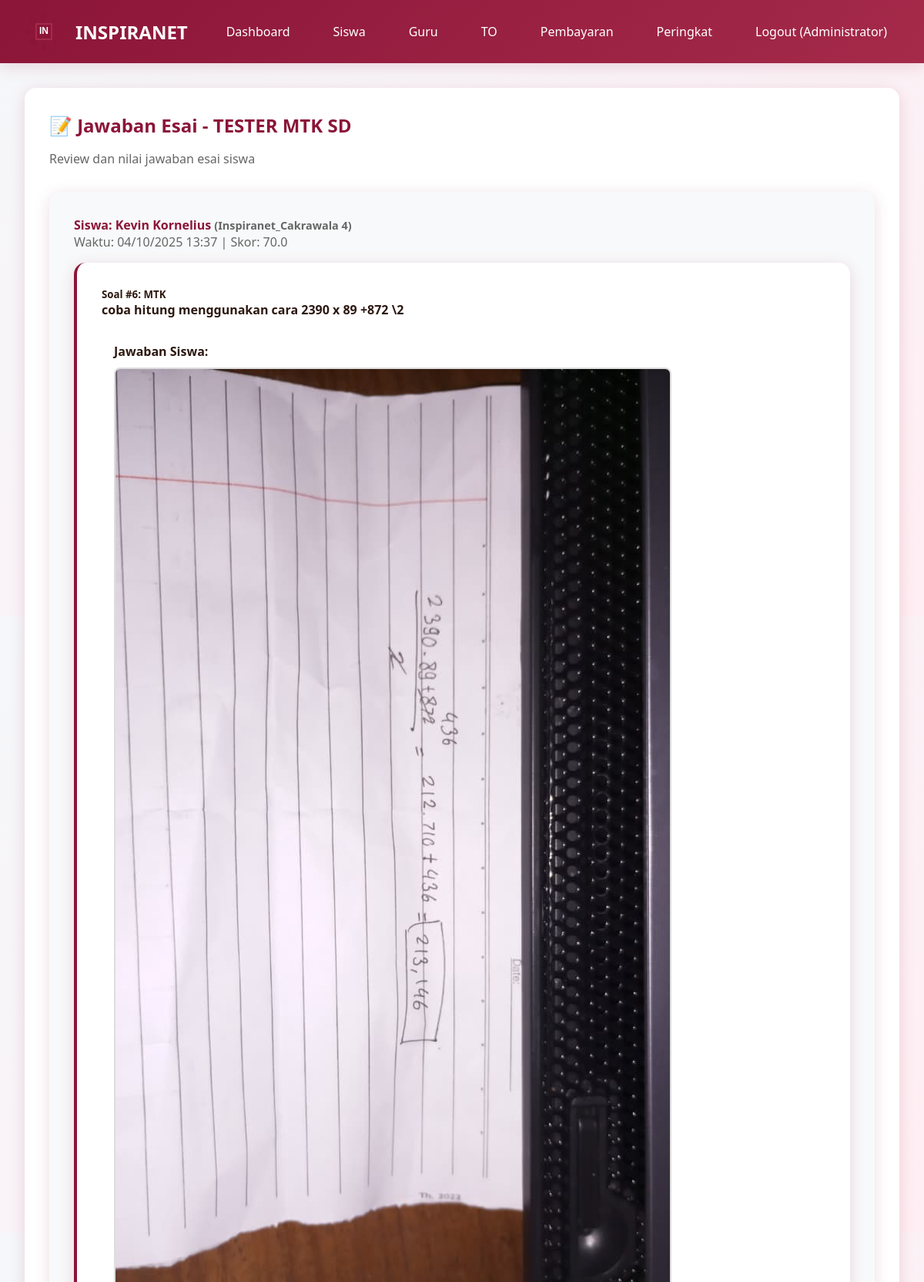
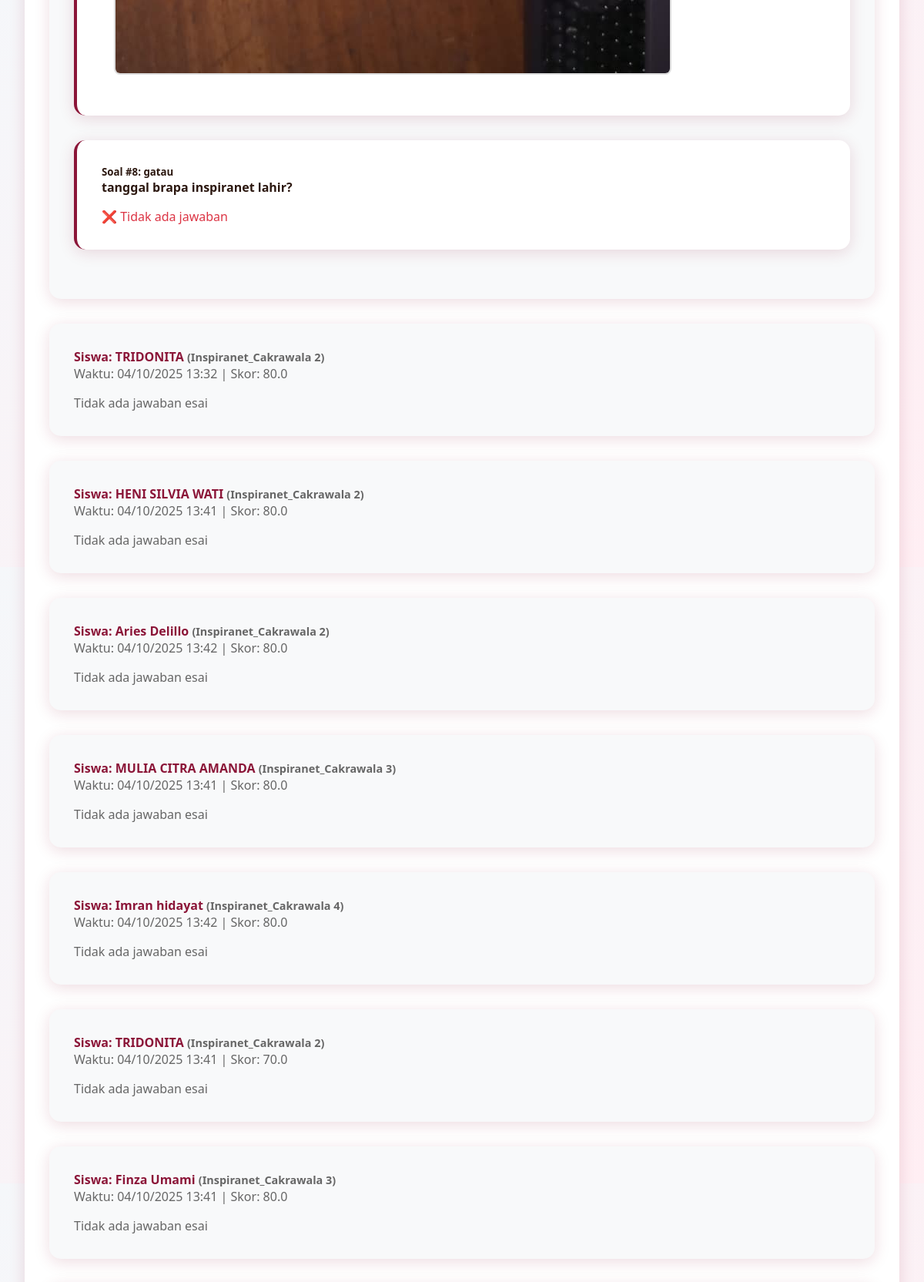
Page /admin/exams/1/essay_answers (signed in, upper part) on the committed database (2 pictures, top to bottom).
### models.py (models this page shows, shortened)
class User(UserMixin, db.Model):
    __tablename__ = 'users'
    id = db.Column(db.Integer, primary_key=True)
    email = db.Column(db.String(120), unique=True, nullable=False)
    password_hash = db.Column(db.String(255), nullable=False)
    full_name = db.Column(db.String(100), nullable=False)
    role = db.Column(db.String(20), nullable=False, default='student')
    inspira_branch = db.Column(db.String(50), nullable=True)
    class_level = db.Column(db.String(20), nullable=True)
    school_name = db.Column(db.String(150), nullable=True)
    phone_number = db.Column(db.String(20), nullable=True)
    profile_photo = db.Column(db.String(255), nullable=True)
    created_at = db.Column(db.DateTime, default=datetime.utcnow)
    exam_attempts = db.relationship('ExamAttempt', backref='user', lazy=True, cascade='all, delete-orphan')
    payments = db.relationship('Payment', backref='user', lazy=True, cascade='all, delete-orphan')
    leaderboard_entries = db.relationship('Leaderboard', backref='user', lazy=True, cascade='all, delete-orphan')

class Exam(db.Model):
    __tablename__ = 'exams'
    id = db.Column(db.Integer, primary_key=True)
    title = db.Column(db.String(200), nullable=False)
    description = db.Column(db.Text, nullable=True)
    duration_minutes = db.Column(db.Integer, nullable=False, default=120)
    total_questions = db.Column(db.Integer, nullable=False, default=0)
    is_premium = db.Column(db.Boolean, default=False)
    price = db.Column(db.Integer, default=0)
    is_active = db.Column(db.Boolean, default=True)
    created_by = db.Column(db.Integer, db.ForeignKey('users.id'), nullable=False)
    created_at = db.Column(db.DateTime, default=datetime.utcnow)
    questions = db.relationship('Question', backref='exam', lazy=True, cascade='all, delete-orphan')
    attempts = db.relationship('ExamAttempt', backref='exam', lazy=True, cascade='all, delete-orphan')
    payments = db.relationship('Payment', backref='exam', lazy=True, cascade='all, delete-orphan')
    leaderboard_entries = db.relationship('Leaderboard', backref='exam', lazy=True, cascade='all, delete-orphan')

class ExamAttempt(db.Model):
    __tablename__ = 'exam_attempts'
    id = db.Column(db.Integer, primary_key=True)
    user_id = db.Column(db.Integer, db.ForeignKey('users.id'), nullable=False)
    exam_id = db.Column(db.Integer, db.ForeignKey('exams.id'), nullable=False)
    started_at = db.Column(db.DateTime, default=datetime.utcnow)
    finished_at = db.Column(db.DateTime, nullable=True)
    total_score = db.Column(db.Float, default=0)
    is_completed = db.Column(db.Boolean, default=False)
    answers = db.Column(db.Text, nullable=True)
    essay_answers = db.Column(db.Text, nullable=True)
    cheating_warnings = db.Column(db.Integer, default=0)

class Question(db.Model):
    __tablename__ = 'questions'
    id = db.Column(db.Integer, primary_key=True)
    exam_id = db.Column(db.Integer, db.ForeignKey('exams.id'), nullable=False)
    question_type = db.Column(db.String(20), nullable=False)
    category = db.Column(db.String(100), nullable=True)
    question_text = db.Column(db.Text, nullable=False)
    option_a = db.Column(db.Text, nullable=True)
    option_b = db.Column(db.Text, nullable=True)
    option_c = db.Column(db.Text, nullable=True)
    option_d = db.Column(db.Text, nullable=True)
    option_e = db.Column(db.Text, nullable=True)
    correct_answer = db.Column(db.String(10), nullable=True)
    question_order = db.Column(db.Integer, nullable=False)
    points = db.Column(db.Integer, default=1)

### app.py (the view)
@app.route('/admin/exams/<int:exam_id>/essay_answers')
@login_required
def admin_view_essay_answers(exam_id):
    if current_user.role not in ['admin', 'teacher']:
        flash('Akses ditolak!', 'danger')
        return redirect(url_for('index'))
    exam = Exam.query.get_or_404(exam_id)
    attempts = ExamAttempt.query.filter_by(exam_id=exam_id, is_completed=True).all()
    essay_questions = Question.query.filter_by(exam_id=exam_id, question_type='essay').all()
    return render_template('essay_answers.html',
                         exam=exam,
                         attempts=attempts,
                         essay_questions=essay_questions)

### app.py (called while the page is built)
@app.template_filter('from_json')
def from_json_filter(value):
    if value:
        return json.loads(value)
    return {}

@login_manager.user_loader
def load_user(user_id):
    return User.query.get(int(user_id))

@app.before_request
def ensure_db():
    if not hasattr(app, '_db_initialized'):
        app._db_initialized = True
        init_database()

### templates/essay_answers.html (shortened to what this page needs)
{% extends "base.html" %}
{% block content %}
<div class="card">
    <h2 style="color: var(--primary-color);">📝 Jawaban Esai - {{ exam.title }}</h2>
    <p style="color: #666; margin-bottom: 2rem;">Review dan nilai jawaban esai siswa</p>
    {% if not essay_questions %}
    <div class="alert alert-info">
        <strong>ℹ️ Info:</strong> Tidak ada soal esai pada ujian ini.
    </div>
    {% else %}
    {% for attempt in attempts %}
    <div class="card" style="margin-bottom: 2rem; background: #f8f9fa;">
        <h4 style="color: var(--primary-color);">
            Siswa: {{ attempt.user.full_name }}
            <span style="font-size: 0.9rem; color: #666;">({{ attempt.user.inspira_branch }})</span>
        </h4>
        <p style="color: #666;">
            Waktu: {{ attempt.finished_at.strftime('%d/%m/%Y %H:%M') if attempt.finished_at else 'Belum selesai' }} |
            Skor: {{ attempt.total_score }}
        </p>
        {% if attempt.essay_answers %}
        {% set essay_dict = attempt.essay_answers|from_json %}
        {% for question in essay_questions %}
        <div class="question-card" style="margin-top: 1rem;">
            <h5>Soal #{{ question.question_order }}: {{ question.category }}</h5>
            <p><strong>{{ question.question_text }}</strong></p>
            {% if essay_dict.get(question.id|string) %}
            <div style="margin-top: 1rem; padding: 1rem; background: white; border-radius: 8px;">
                <p><strong>Jawaban Siswa:</strong></p>
                <img src="{{ url_for('uploaded_file', filename='answers/' + essay_dict.get(question.id|string)) }}"
                     style="max-width: 100%; border: 2px solid #ddd; border-radius: 8px; margin-top: 10px;">
            </div>
            {% else %}
            <p style="color: #dc3545; margin-top: 1rem;">❌ Tidak ada jawaban</p>
            {% endif %}
        </div>
        {% endfor %}
        {% else %}
        <p style="color: #666; margin-top: 1rem;">Tidak ada jawaban esai</p>
        {% endif %}
    </div>
    {% endfor %}
    {% endif %}
</div>
{% endblock %}

### templates/base.html (shortened to what this page needs)
<!DOCTYPE html>
<html lang="id">
<head>
    <link rel="stylesheet" href="{{ url_for('static', filename='css/style.css') }}">
</head>
<body>
    <nav class="navbar">
        <div class="container">
            <a href="{{ url_for('index') }}" class="navbar-brand">
                <div id="logo-animation" class="logo-container"></div>
                <span>INSPIRANET</span>
            </a>
            <ul class="navbar-nav" id="navbarMenu">
                {% if current_user.is_authenticated %}
                    {% if current_user.role == 'admin' %}
                        <li><a href="{{ url_for('admin_dashboard') }}" onclick="closeMobileMenu()">Dashboard</a></li>
                        <li><a href="{{ url_for('admin_students') }}" onclick="closeMobileMenu()">Siswa</a></li>
                        <li><a href="{{ url_for('admin_teachers') }}" onclick="closeMobileMenu()">Guru</a></li>
                        <li><a href="{{ url_for('admin_exams') }}" onclick="closeMobileMenu()">TO</a></li>
                        <li><a href="{{ url_for('admin_payments') }}" onclick="closeMobileMenu()">Pembayaran</a></li>
                    {% else %}
                        <li><a href="{{ url_for('student_dashboard') }}" onclick="closeMobileMenu()">Dashboard</a></li>
                        <li><a href="{{ url_for('student_exams') }}" onclick="closeMobileMenu()">Daftar TO</a></li>
                    {% endif %}
                    <li><a href="{{ url_for('all_leaderboards') }}" onclick="closeMobileMenu()">Peringkat</a></li>
                    <li><a href="{{ url_for('logout') }}" onclick="closeMobileMenu()">Logout ({{ current_user.full_name }})</a></li>
                {% else %}
                    <li><a href="{{ url_for('login') }}" onclick="closeMobileMenu()">Login</a></li>
                    <li><a href="{{ url_for('register') }}" onclick="closeMobileMenu()">Daftar</a></li>
                {% endif %}
            </ul>
        </div>
    </nav>
    <div class="container">
        {% block content %}{% endblock %}
    </div>
</body>
</html>

### static/css/style.css (style rules this page uses)
:root { --primary-color: #8B1538; --secondary-color: #A52A4A; --dark-color: #4A0E1F; --light-color: #FFE5EC; --text-dark: #2C1810; --text-light: #FFFFFF; --shadow: 0 4px 20px rgba(139, 21, 56, 0.15); }
* { margin: 0; padding: 0; box-sizing: border-box; }
body { font-family: 'Segoe UI', Tahoma, Geneva, Verdana, sans-serif; background: linear-gradient(135deg, #f5f7fa 0%, #ffeef3 100%); color: var(--text-dark); min-height: 100vh; }
.navbar { background: linear-gradient(135deg, var(--primary-color) 0%, var(--secondary-color) 100%); padding: 1rem 0; box-shadow: var(--shadow); position: sticky; top: 0; z-index: 1000; }
.navbar .container { max-width: 1200px; margin: 0 auto; padding: 0 2rem; display: flex; justify-content: space-between; align-items: center; }
.navbar-brand { display: flex; align-items: center; gap: 1rem; color: var(--text-light); text-decoration: none; font-size: 1.5rem; font-weight: bold; }
.logo-container { position: relative; width: 50px; height: 50px; }
.navbar-nav { display: flex; gap: 1.5rem; list-style: none; align-items: center; }
.navbar-nav a { color: var(--text-light); text-decoration: none; padding: 0.5rem 1rem; border-radius: 5px; transition: all 0.3s ease; }
.container { max-width: 1200px; margin: 2rem auto; padding: 0 2rem; }
.card { background: white; border-radius: 15px; padding: 2rem; box-shadow: var(--shadow); margin-bottom: 2rem; animation: fadeIn 0.6s ease; }
.card h2 { color: var(--primary-color); margin-bottom: 1rem; }
.question-card { background: white; border-radius: 15px; padding: 2rem; margin-bottom: 2rem; box-shadow: var(--shadow); border-left: 4px solid var(--primary-color); }

### rows in the picture
User: full_name "Administrator"
Exam: title "TESTER MTK SD"
ExamAttempt: user.full_name "Kevin Kornelius", user.inspira_branch "Inspiranet_Cakrawala 4", finished_at "04/10/2025 13:37", total_score "70.0"
Question: question_order "6", category "MTK", question_text "coba hitung menggunakan cara 2390 x 89 +872 \\2"
Question: question_order "8", category "gatau", question_text "tanggal brapa inspiranet lahir?", shows "❌ Tidak ada jawaban"
ExamAttempt: user.full_name "TRIDONITA", user.inspira_branch "Inspiranet_Cakrawala 2", finished_at "04/10/2025 13:32", total_score "80.0", shows "Tidak ada jawaban esai"
ExamAttempt: user.full_name "HENI SILVIA WATI", user.inspira_branch "Inspiranet_Cakrawala 2", finished_at "04/10/2025 13:41", total_score "80.0", shows "Tidak ada jawaban esai"
ExamAttempt: user.full_name "Aries Delillo", user.inspira_branch "Inspiranet_Cakrawala 2", finished_at "04/10/2025 13:42", total_score "80.0", shows "Tidak ada jawaban esai"
ExamAttempt: user.full_name "MULIA CITRA AMANDA", user.inspira_branch "Inspiranet_Cakrawala 3", finished_at "04/10/2025 13:41", total_score "80.0", shows "Tidak ada jawaban esai"
ExamAttempt: user.full_name "Imran hidayat", user.inspira_branch "Inspiranet_Cakrawala 4", finished_at "04/10/2025 13:42", total_score "80.0", shows "Tidak ada jawaban esai"
ExamAttempt: user.full_name "TRIDONITA", user.inspira_branch "Inspiranet_Cakrawala 2", finished_at "04/10/2025 13:41", total_score "70.0", shows "Tidak ada jawaban esai"
ExamAttempt: user.full_name "Finza Umami", user.inspira_branch "Inspiranet_Cakrawala 3", finished_at "04/10/2025 13:41", total_score "80.0", shows "Tidak ada jawaban esai"
